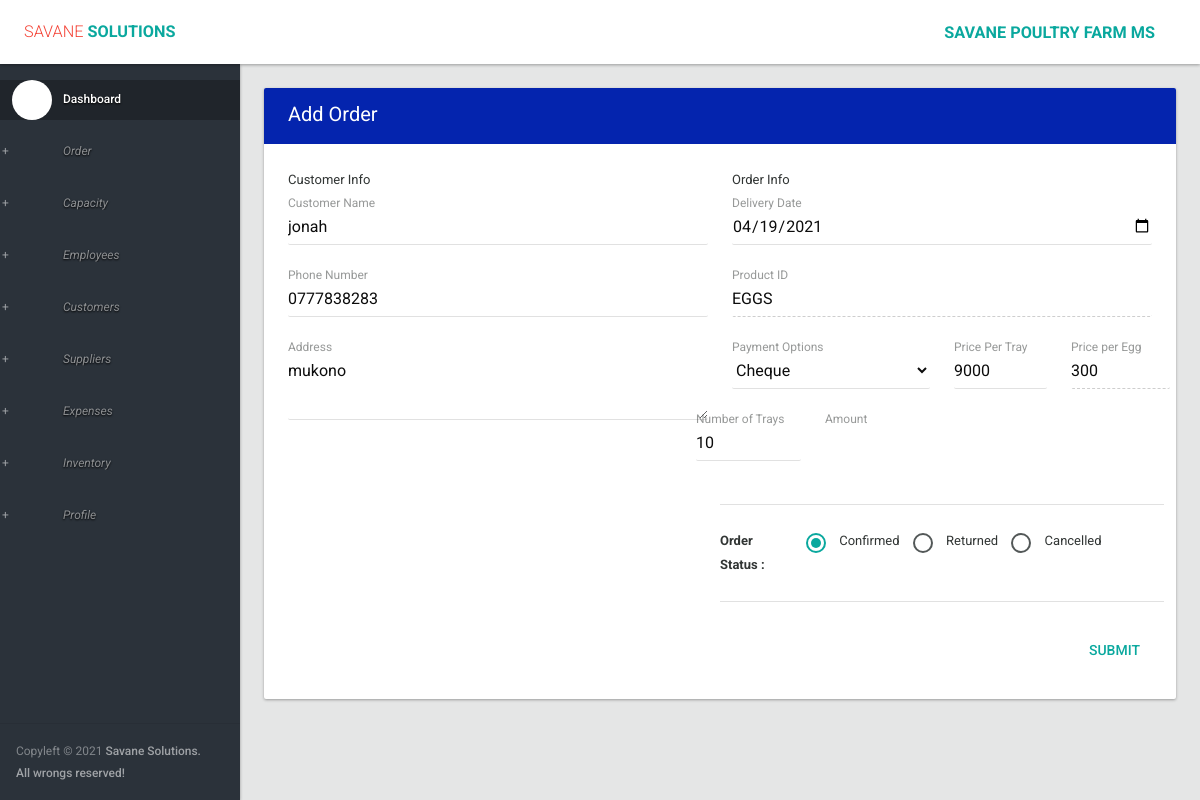
Screenshot of /order/edit/1/ (signed in) with the database file from the repository.
### orders/models.py (models this page shows, shortened)
class Order (models.Model):
    name = models.CharField(max_length=20)
    phone = models.CharField(max_length=10)
    address = models.TextField()
    delivery_date = models.DateField(blank=True, default=timezone.now())
    product_id = models.TextField(max_length=300, default='EGGS')
    payment_option = models.CharField(max_length=50)
    px_per_tray = models.IntegerField(default=9000)
    px_per_egg = models.IntegerField(default=300)
    total = models.IntegerField(default=0)
    no_of_trays = models.IntegerField(null=False, default=0)
    order_status = models.CharField(max_length=50)

### orders/views.py (the view)
# urls.py: url(r'^order/edit/(?P<order_id>\d+)/$', my_order.edit, name='edit'),
@login_required
def edit(request, order_id):
    order = Order.objects.get(id=order_id)
    if request.POST:
        form = OrderForm(request.POST, instance=order)
        if form.is_valid():
            if form.save():
                return redirect('/orders', messages.success(request, 'Order was successfully updated.', 'alert-success'))
            else:
                return redirect('/orders', messages.error(request, 'Data is not saved', 'alert-danger'))
        else:
            return redirect('/orders', messages.error(request, 'Form is not valid', 'alert-danger'))
    else:
        form = OrderForm(instance=order)
        return render(request, 'edit.html', {'form': form})

### orders/forms.py
class OrderForm(ModelForm):
    OPTIONS = (
        ('Cash','Cash'),
        ('Cheque','Cheque'),
        ('Mobile Money', 'Mobile Money')
    )
    OPTIONS2 = (
        ('Confirmed', 'Confirmed'),
        ('Returned', 'Returned'),
        ('Cancelled', 'Cancelled')
    )
    order_status = forms.TypedChoiceField(required=False, choices=OPTIONS2, widget=forms.RadioSelect)
    payment_option = forms.ChoiceField(choices=OPTIONS)
    class Meta:
        model = Order
        fields = ['name', 'phone', 'address',
                  'delivery_date', 'product_id', 'payment_option',
                  'px_per_tray', 'px_per_egg', 'no_of_trays',
                  'order_status']
        widgets = {
            'px_per_tray': forms.NumberInput(attrs={'id':'px_per_tray'}),
            'px_per_egg': forms.NumberInput(attrs={'id':'px_per_egg','readonly': 'readonly'}),
            'product_id': forms.TextInput(attrs={'readonly': 'readonly'}),
            'delivery_date': forms.DateInput(),
        }

### orders/templates/edit.html (shortened to what this page needs)
{% extends 'layout.html' %}
{% load i18n %}
{% load widget_tweaks %}
{% block body %}
                <section>
					<div class="section-body">
						<div class="row">
							<div class="col-lg-12">
								<div class="card">
									<div class="card-head style-primary">
										<header>{% trans "Add Order" %}</header>
										<div class="tools">
											<a class="btn btn-icon-toggle btn-collapse"><i class="fa fa-angle-down"></i></a>
											<a class="btn btn-icon-toggle btn-close"><i class="md md-close"></i></a>
										</div>
									</div>
									<div class="card-body">
										<form class="form" role="form" action="" method="post"> {% csrf_token %}
											<div class="row">
												<div class="col-sm-6">
													<header>{% trans "Customer Info" %}</header>
													<div class="form-group floating-label">
														{{ form.name | add_class:'form-control' }}
														<label for="regular2">{% trans "Customer Name" %}</label>
													</div>
													<div class="form-group floating-label">
														{{ form.phone | add_class:'form-control' }}
														<label for="regular2">{% trans "Phone Number" %}</label>
													</div>
													<div class="form-group floating-label">
														{{ form.address | add_class:'form-control' | attr:'rows:2'}}
														<label for="textarea2">{% trans "Address" %}</label>
													</div>
												</div>
												<div class="col-sm-6">
													<header >{% trans "Order Info" %}</header>
													<div class="form-group">
														{{ form.delivery_date | add_class:'form-control' | attr:'type:date'}}
														<label for="regular2">{% trans "Delivery Date" %}</label>
													</div>
													<div class="form-group floating-label">
														{{ form.product_id | add_class:'form-control' | attr:'rows:2'}}
														<label for="textarea2">{% trans "Product ID" %}</label>
													</div>
													<div class="row">
														<div class="col-sm-6">
															<div class="form-group floating-label">
																{{ form.payment_option| add_class:'form-control' }}
																<label for="select2">{% trans "Payment Options" %}</label>
															</div>
														</div>
                                                        <div class="row">
														<div class="col-sm-3">
															<div class="form-group floating-label">
																{{ form.px_per_tray| add_class:'form-control' }}
																<label for="select2">{% trans "Price Per Tray" %}</label>
															</div>
														</div>
                                                            <div class="row">
														<div class="col-sm-3">
															<div class="form-group floating-label">
																{{ form.px_per_egg| add_class:'form-control' }}
																<label for="select2">{% trans "Price per Egg" %}</label>
															</div>
														</div>
                                                                <div class="row">
														<div class="col-sm-3">
															<div class="form-group floating-label">
																{{ form.no_of_trays| add_class:'form-control' }}
																<label for="select2">{% trans "Number of Trays" %}</label>
															</div>
														</div>
														<div class="col-sm-6">
															<div class="form-group floating-label">
																<label for="regular2">{% trans "Amount" %}</label>
															</div>
														</div>
													</div>
												</div>
												<div class="col-md-12">
													<hr>
													<label class="radio-inline radio-styled col-sm-2">
														<b>{% trans "Order Status :" %}</b>
													</label>
													<div class="col-md-10">
                                                        {% for radio in form.order_status %}
                                                            <label class="radio-inline radio-styled">
                                                                {{ radio }}
                                                            </label>
                                                        {% endfor %}
													</div>
												</div>
												<div class="col-md-12">
													<hr>
													<div class="card-actionbar-row">
														<input type="submit" class="btn btn-flat btn-primary ink-reaction" value="SUBMIT">
													</div>
												</div>
											</div>
                                                    </div>
                                                </div>
                                            </div>
                                        </form>
                                    </div>
									</div>
								</div>
							</div>
						</div>
					</div>
{% endblock %}

### rows the page displays
Order: name "jonah", phone "0777838283", address "mukono", delivery_date "04/19/2021", product_id "EGGS", payment_option "Cheque", px_per_tray "9000", px_per_egg "300", no_of_trays "10"

### other values shown
{{ radio }} "Confirmed" "Returned" "Cancelled"
